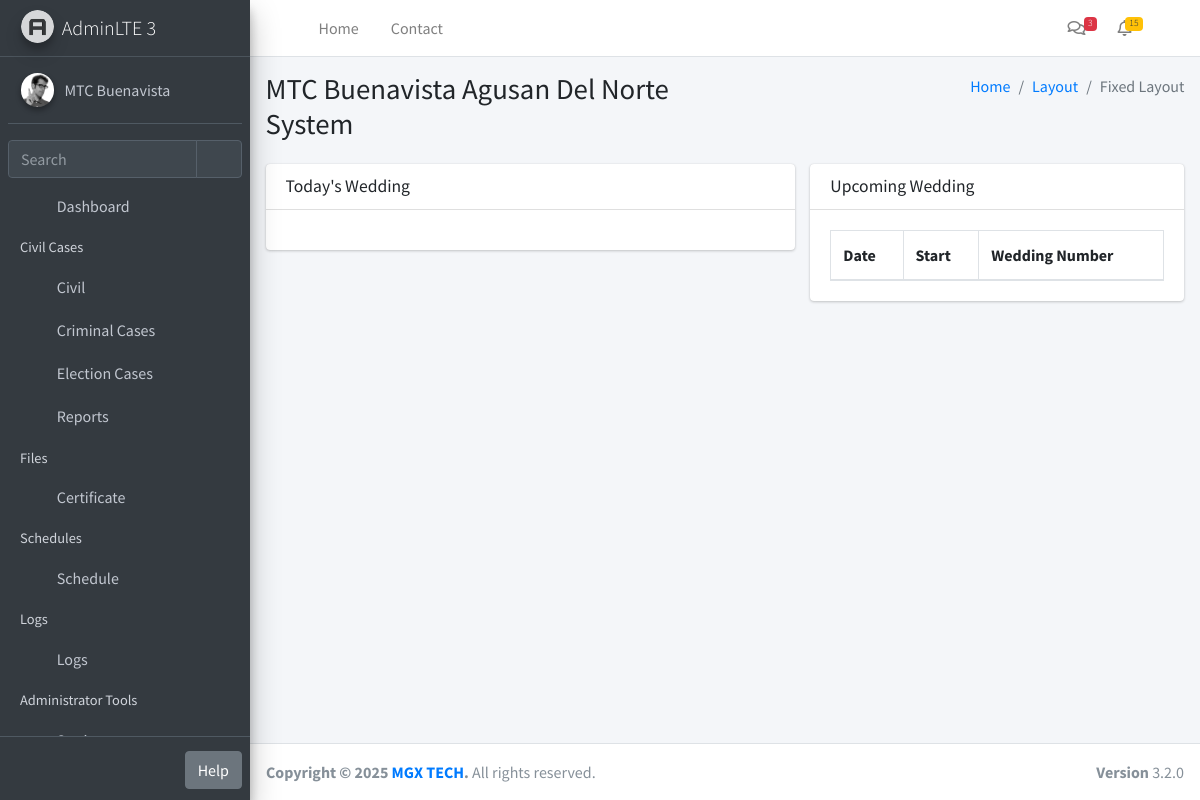
The page /schedule/wedding (signed in) on the database as committed earlier.
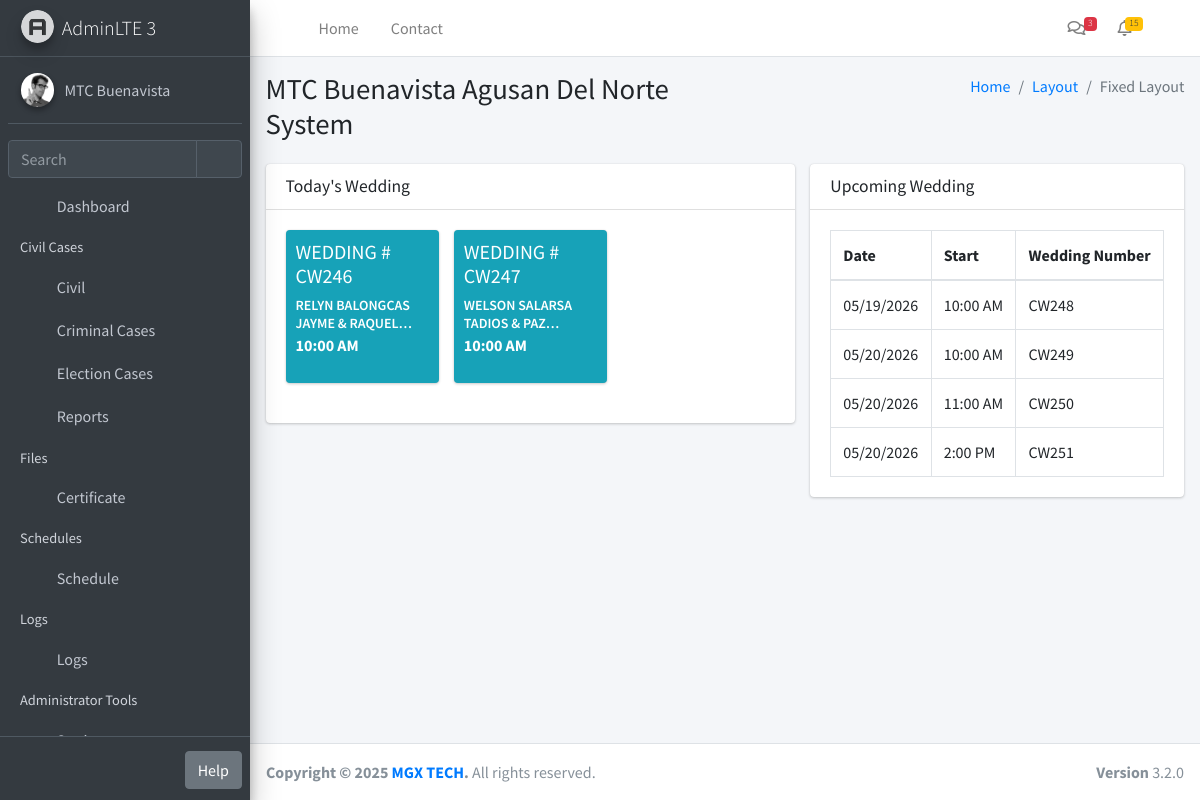
The same page on the database as committed later.
### app/models.py (models this page shows, shortened)
class Module(db.Model):
    __tablename__ = 'modules'
    id = db.Column(db.Integer, primary_key=True)
    name = db.Column(db.String(255), nullable=False)
    icon = db.Column(db.String(255), nullable=False)
    description = db.Column(db.Text, nullable=True)
    url = db.Column(db.String(255), nullable=True)
    created_at = db.Column(db.DateTime, default=datetime.utcnow)
    updated_at = db.Column(db.DateTime, default=datetime.utcnow, onupdate=datetime.utcnow)

class ScheduleMaster(db.Model):
    __tablename__ = 'schedule_master'
    id = db.Column(db.Integer, primary_key=True)
    Date = db.Column(db.String(20))
    Time_Start = db.Column('Time Start', db.String(20))
    Case_Type = db.Column('Case Type', db.String(100))
    Case_Number = db.Column('Case Number', db.String(100))
    Title = db.Column(db.Text)
    Status = db.Column(db.String(50))
    Notes = db.Column(db.Text)

### app/routes/schedule.py (the view)
@schedule_bp.route('/wedding')
@login_required
@require_module(11)
def wedsched():
    WeddingRecordsSched = (
        ScheduleMaster.query
        .filter(func.lower(ScheduleMaster.Case_Type) == "wedding")
        .all()
    )
    WeddingRecordsSched.sort(
        key=lambda x: (
            datetime.strptime(x.Date, "%m/%d/%Y") if x.Date else datetime.min,
            x.Time_Start or ""
        )
    )
    return render_template(
        "schedules/wedding.html",
        WeddingRecordsSched=WeddingRecordsSched,
        now=datetime.now
    )

### app/__init__.py (called while the page is built)
def create_app():
    app = Flask(__name__)
    app.config.from_object(Config)
    db.init_app(app)
    login_manager.init_app(app)
    login_manager.login_view = 'auth.login'
    from app.models import User, Setting, Module
    @login_manager.user_loader
    def load_user(user_id):
        return User.query.get(int(user_id))
    @app.context_processor
    def inject_globals():
        modules = Module.query.all()
        user_modules = []
        if current_user.is_authenticated and current_user.role:
            user_modules = current_user.role.modules
        settings = {s.function_desc: s.function for s in Setting.query.all()}
        return dict(modules=modules, user_modules=user_modules, settings=settings)
    from app.routes import blueprints
    for bp in blueprints:
        app.register_blueprint(bp)
    with app.app_context():
        db.create_all()
    return app

### app/templates/schedules/wedding.html (shortened to what this page needs)
{% extends "layouts/layout1.html" %}
{% block content %}
<section class="col-lg-7 connectedSortable">
  <div class="card">
    <div class="card-header">
      <h3 class="card-title">Today's Wedding</h3>
    </div>
    <div class="card-body">
<div class="row">
  {% set today = now().strftime('%m/%d/%Y') %}
  {% for item in WeddingRecordsSched %}
    {% if item.Date and item.Date == today %}
      <div class="col-md-4">
        <div class="small-box bg-info">
          <div class="inner">
            <h5>{{ item.Case_Type }} # {{ item.Case_Number }}</h5>
            <div class="card-title-text">{{ item.Title }}</div>
            <p><b>{{ item.Time_Start }}</b></p>
          </div>
        </div>
      </div>
    {% endif %}
  {% endfor %}
</div>
    </div>
  </div>
</section>
<section class="col-lg-5 connectedSortable">
  <div class="card">
    <div class="card-header">
      <h3 class="card-title">Upcoming Wedding</h3>
    </div>
    <div class="card-body">
      <table id="example2" class="table table-bordered table-hover">
        <thead>
          <tr>
            <th>Date</th>
            <th>Start</th>
            <th>Wedding Number</th>
          </tr>
        </thead>
{% set today = now().strftime('%m/%d/%Y') %}
<tbody>
  {% for item in WeddingRecordsSched %}
    {% if item.Date and item.Date > today %}
      <tr>
        <td>{{ item.Date }}</td>
        <td>{{ item.Time_Start }}</td>
        <td>{{ item.Case_Number }}</td>
      </tr>
    {% endif %}
  {% endfor %}
</tbody>
      </table>
    </div>
  </div>
</section>
{% endblock %}

### app/templates/layouts/layout1.html (shortened to what this page needs)
<!DOCTYPE html>
<html lang="en">
<head>
<link rel="stylesheet" href="{{ url_for('static', filename='plugins/fontawesome-free/css/all.min.css') }}">
<link rel="stylesheet" href="{{ url_for('static', filename='dist/css/adminlte.min.css') }}">
  <link rel="stylesheet" href="{{ url_for('static', filename='plugins/overlayScrollbars/css/OverlayScrollbars.min.css') }}">
<link rel="stylesheet" href="{{ url_for('static', filename='plugins/sweetalert2-theme-bootstrap-4/bootstrap-4.min.css') }}">
<link rel="stylesheet" href="{{ url_for('static', filename='plugins/toastr/toastr.min.css') }}">
<link rel="stylesheet" href="{{ url_for('static', filename='plugins/datatables-bs4/css/dataTables.bootstrap4.min.css') }}">
<link rel="stylesheet" href="{{ url_for('static', filename='plugins/datatables-responsive/css/responsive.bootstrap4.min.css') }}">
<link rel="stylesheet" href="{{ url_for('static', filename='plugins/datatables-buttons/css/buttons.bootstrap4.min.css') }}">
<link href="{{ url_for('static', filename='plugins/select2/css/select2.min.css') }}" rel="stylesheet" />
</head>
<body class="hold-transition sidebar-mini layout-fixed">
<div class="wrapper">
  <nav class="main-header navbar navbar-expand navbar-white navbar-light">
    <ul class="navbar-nav">
      <li class="nav-item">
        <a class="nav-link" data-widget="pushmenu" href="#" role="button"><i class="fas fa-bars"></i></a>
      </li>
      <li class="nav-item d-none d-sm-inline-block">
        <a href="../../index3.html" class="nav-link">Home</a>
      </li>
      <li class="nav-item d-none d-sm-inline-block">
        <a href="#" class="nav-link">Contact</a>
      </li>
    </ul>
    <ul class="navbar-nav ml-auto">
      <li class="nav-item">
        <a class="nav-link" data-widget="navbar-search" href="#" role="button">
          <i class="fas fa-search"></i>
        </a>
      </li>
      <li class="nav-item dropdown">
        <a class="nav-link" data-toggle="dropdown" href="#">
          <i class="far fa-comments"></i>
          <span class="badge badge-danger navbar-badge">3</span>
        </a>
      </li>
      <li class="nav-item dropdown">
        <a class="nav-link" data-toggle="dropdown" href="#">
          <span class="badge badge-warning navbar-badge">15</span>
        </a>
      </li>
      <li class="nav-item">
        <a class="nav-link" data-widget="fullscreen" href="#" role="button">
          <i class="fas fa-expand-arrows-alt"></i>
        </a>
      </li>
    </ul>
  </nav>
  <aside class="main-sidebar main-sidebar-custom sidebar-dark-primary elevation-4">
    <a href="../../index3.html" class="brand-link">
      <img src="{{ url_for('static', filename='/dist/img/AdminLTELogo.png')}}" alt="AdminLTE Logo" class="brand-image img-circle elevation-3" style="opacity: .8">
      <span class="brand-text font-weight-light">AdminLTE 3</span>
    </a>
    <div class="sidebar">
      <div class="user-panel mt-3 pb-3 mb-3 d-flex">
        <div class="image">
          <img src="{{ url_for('static', filename='dist/img/user2-160x160.jpg')}}" class="img-circle elevation-2" alt="User Image">
        </div>
        <div class="info">
          <a href="#" class="d-block">MTC Buenavista</a>
        </div>
      </div>
      <div class="form-inline">
        <div class="input-group" data-widget="sidebar-search">
          <input class="form-control form-control-sidebar" type="search" placeholder="Search" aria-label="Search">
          <div class="input-group-append">
            <button class="btn btn-sidebar">
              <i class="fas fa-search fa-fw"></i>
            </button>
          </div>
        </div>
      </div>
{% include 'layouts/partials/navbar.html' %}
    </div>
    <div class="sidebar-custom">
      <a href="{{ url_for('auth.logout') }}" class="btn btn-link"><i class="fas fa-cogs"></i></a>
      <a href="#" class="btn btn-secondary hide-on-collapse pos-right">Help</a>
    </div>
  </aside>
  <div class="content-wrapper">
    <section class="content-header">
      <div class="container-fluid">
        <div class="row mb-2">
          <div class="col-sm-6">
            <h1>MTC Buenavista Agusan Del Norte System</h1>
          </div>
          <div class="col-sm-6">
            <ol class="breadcrumb float-sm-right">
              <li class="breadcrumb-item"><a href="#">Home</a></li>
              <li class="breadcrumb-item"><a href="#">Layout</a></li>
              <li class="breadcrumb-item active">Fixed Layout</li>
            </ol>
          </div>
        </div>
      </div>
    </section>
    <section class="content">
      <div class="container-fluid">
        <div class="row">
          {% block content %}{% endblock %}
        </div>
      </div>
    </section>
  </div>
  <footer class="main-footer">
    <div class="float-right d-none d-sm-block">
      <b>Version</b> 3.2.0
    </div>
<strong>Copyright &copy; 2025 <a href="https://www.facebook.com/profile.php?id=61572728822378">MGX TECH</a>.</strong> All rights reserved.
  </footer>
</div>
</body>
</html>

### app/templates/layouts/partials/navbar.html (shortened to what this page needs)
<nav class="mt-2">
  <ul class="nav nav-pills nav-sidebar flex-column nav-child-indent" data-widget="treeview" role="menu" data-accordion="false">
    <li class="nav-item">
      <a href="/dashboard" class="nav-link">
        <i class="nav-icon fas fa-tachometer-alt"></i>
        <p>Dashboard</p>
      </a>
    </li>
{% if user_modules %}
{% set civil_modules = [] %}
{% if civil_modules %}
  <li class="nav-header">Civil Cases</li>
  <li class="nav-item">
    <a href="#" class="nav-link">
      <i class="nav-icon fas fa-folder"></i>
      <p>
        Civil
        <i class="right fas fa-angle-left"></i>
      </p>
    </a>
  </li>
{% endif %}
  {% set standalone_modules = modules
    | selectattr('id', 'in', user_modules)
    | selectattr('id', 'in', [9,10,16])
    | list %}
  {% for m in standalone_modules %}
    <li class="nav-item">
      <a href="/{{ m.url }}" class="nav-link">
        <i class="nav-icon fa {{ m.icon }}"></i>
        <p>{{ m.name }}</p>
      </a>
    </li>
  {% endfor %}
{% endif %}
{% set cert_modules = modules
  | selectattr('id', 'in', user_modules)
  | selectattr('id', 'in', [5])
  | list %}
{% if cert_modules %}
  <li class="nav-header">Files</li>
  <li class="nav-item">
    <a href="#" class="nav-link">
      <i class="nav-icon fas fa-file-alt"></i>
      <p>
        Certificate
        <i class="right fas fa-angle-left"></i>
      </p>
    </a>
  </li>
{% endif %}
{% set sched_modules = modules
  | selectattr('id', 'in', user_modules)
  | selectattr('id', 'in', [11,12])
  | list %}
{% if sched_modules %}
  <li class="nav-header">Schedules</li>
  <li class="nav-item">
    <a href="#" class="nav-link">
      <i class="nav-icon fas fa-calendar-alt"></i>
      <p>
        Schedule
        <i class="right fas fa-angle-left"></i>
      </p>
    </a>
  </li>
{% endif %}
{% set logs_modules = modules
  | selectattr('id', 'in', user_modules)
  | selectattr('id', 'in', [13,14,15])
  | list %}
{% if logs_modules %}
  <li class="nav-header">Logs</li>
  <li class="nav-item">
    <a href="#" class="nav-link">
      <i class="nav-icon fas fa-clipboard-list"></i>
      <p>
        Logs
        <i class="right fas fa-angle-left"></i>
      </p>
    </a>
  </li>
{% endif %}
    {% if user_modules %}
      {% set admin_modules = modules
        | selectattr('id', 'in', user_modules)
        | selectattr('id', 'in', [1,2,3,4])
        | list %}
      {% if admin_modules %}
        <li class="nav-header">Administrator Tools</li>
        <li class="nav-item">
          <a href="#" class="nav-link">
            <i class="nav-icon fas fa-cogs"></i>
            <p>
              Setting
              <i class="right fas fa-angle-left"></i>
            </p>
          </a>
        </li>
      {% endif %}
    {% endif %}
  </ul>
</nav>

### app/templates/schedules/wedding.html (style rules this page uses)
.small-box { min-height: 120px; position: relative; overflow: hidden; }
.small-box .inner { padding: 10px; height: 100%; width: 100%; overflow: hidden; }
.card-title-text { font-size: 14px; font-weight: 600; display: -webkit-box; -webkit-line-clamp: 2; -webkit-box-orient: vertical; overflow: hidden; text-overflow: ellipsis; line-height: 1.3em; max-height: 2.6em; word-break: break-word; }

Rows that differ between the two databases and show on the page:
added ScheduleMaster: Case_Type "WEDDING", Case_Number "CW246", Title "RELYN BALONGCAS JAYME &…", Time_Start "10:00 AM", shown under "Today's Wedding"
added ScheduleMaster: Case_Type "WEDDING", Case_Number "CW247", Title "WELSON SALARSA TADIOS &…", Time_Start "10:00 AM", shown under "Today's Wedding"
added ScheduleMaster: Date "05/19/2026", Time_Start "10:00 AM", Case_Number "CW248", shown under "Upcoming Wedding"
added ScheduleMaster: Date "05/20/2026", Time_Start "10:00 AM", Case_Number "CW249", shown under "Upcoming Wedding"
added ScheduleMaster: Date "05/20/2026", Time_Start "11:00 AM", Case_Number "CW250", shown under "Upcoming Wedding"
added ScheduleMaster: Date "05/20/2026", Time_Start "2:00 PM", Case_Number "CW251", shown under "Upcoming Wedding"
